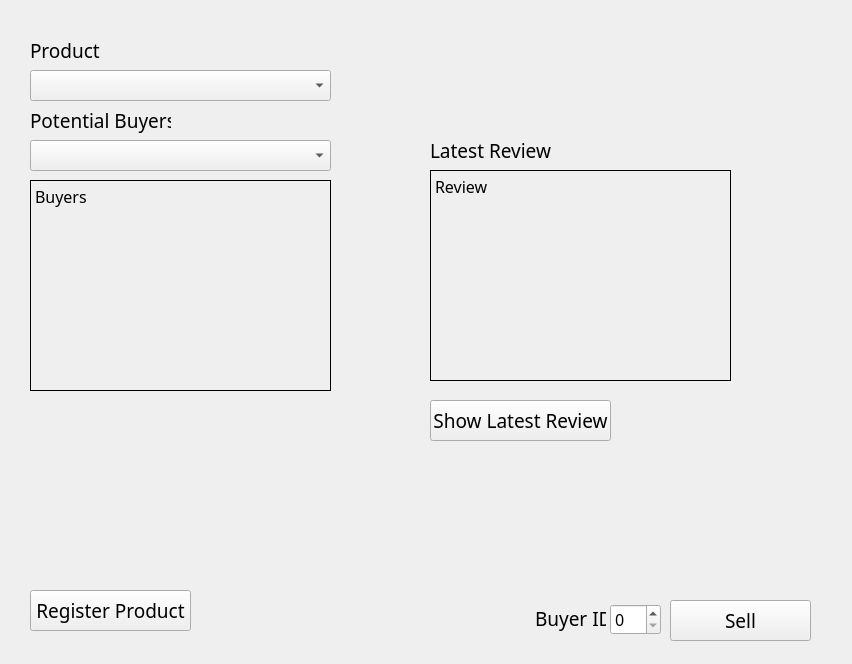
      <widget class="QWidget" name="SellingPage">
       <widget class="QLabel" name="Selling_ProductLabel">
        <property name="geometry">
         <rect>
          <x>30</x>
          <y>30</y>
          <width>141</width>
          <height>41</height>
         </rect>
        </property>
        <property name="font">
         <font>
          <family>Source Sans Pro</family>
          <pointsize>14</pointsize>
          <weight>50</weight>
          <bold>false</bold>
         </font>
        </property>
        <property name="text">
         <string>Product</string>
        </property>
       </widget>
       <widget class="QLabel" name="Selling_LatestReviewLabel">
        <property name="geometry">
         <rect>
          <x>430</x>
          <y>130</y>
          <width>141</width>
          <height>41</height>
         </rect>
        </property>
        <property name="font">
         <font>
          <family>Source Sans Pro</family>
          <pointsize>14</pointsize>
          <weight>50</weight>
          <bold>false</bold>
         </font>
        </property>
        <property name="text">
         <string>Latest Review</string>
        </property>
       </widget>
       <widget class="QLabel" name="Selling_BuyerLabel">
        <property name="geometry">
         <rect>
          <x>30</x>
          <y>100</y>
          <width>141</width>
          <height>41</height>
         </rect>
        </property>
        <property name="font">
         <font>
          <family>Source Sans Pro</family>
          <pointsize>14</pointsize>
          <weight>50</weight>
          <bold>false</bold>
         </font>
        </property>
        <property name="text">
         <string>Potential Buyers</string>
        </property>
       </widget>
       <widget class="QLabel" name="Selling_Star5">
        <property name="geometry">
         <rect>
          <x>630</x>
          <y>90</y>
          <width>41</width>
          <height>41</height>
         </rect>
        </property>
        <property name="text">
         <string/>
        </property>
        <property name="pixmap">
         <pixmap>star.png</pixmap>
        </property>
        <property name="scaledContents">
         <bool>true</bool>
        </property>
       </widget>
       <widget class="QPushButton" name="Selling_ShowReviewButton">
        <property name="geometry">
         <rect>
          <x>430</x>
          <y>400</y>
          <width>181</width>
          <height>41</height>
         </rect>
        </property>
        <property name="font">
         <font>
          <family>Coolvetica Rg</family>
          <pointsize>14</pointsize>
         </font>
        </property>
        <property name="text">
         <string>Show Latest Review</string>
        </property>
        <property name="flat">
         <bool>false</bool>
        </property>
       </widget>
       <widget class="QLabel" name="Selling_Star4">
        <property name="geometry">
         <rect>
          <x>580</x>
          <y>90</y>
          <width>41</width>
          <height>41</height>
         </rect>
        </property>
        <property name="text">
         <string/>
        </property>
        <property name="pixmap">
         <pixmap>star.png</pixmap>
        </property>
        <property name="scaledContents">
         <bool>true</bool>
        </property>
       </widget>
       <widget class="QLabel" name="Selling_BuyersDisplay">
        <property name="geometry">
         <rect>
          <x>30</x>
          <y>180</y>
          <width>301</width>
          <height>211</height>
         </rect>
        </property>
        <property name="font">
         <font>
          <family>Source Sans Pro</family>
          <pointsize>12</pointsize>
          <weight>50</weight>
          <bold>false</bold>
         </font>
        </property>
        <property name="autoFillBackground">
         <bool>true</bool>
        </property>
        <property name="frameShape">
         <enum>QFrame::Box</enum>
        </property>
        <property name="text">
         <string>Buyers</string>
        </property>
        <property name="alignment">
         <set>Qt::AlignLeading|Qt::AlignLeft|Qt::AlignTop</set>
        </property>
       </widget>
       <widget class="QComboBox" name="Selling_BuyerInput">
        <property name="geometry">
         <rect>
          <x>30</x>
          <y>140</y>
          <width>301</width>
          <height>31</height>
         </rect>
        </property>
        <property name="font">
         <font>
          <family>Source Sans Pro</family>
          <pointsize>12</pointsize>
         </font>
        </property>
       </widget>
       <widget class="QLabel" name="Selling_Background">
        <property name="geometry">
         <rect>
          <x>0</x>
          <y>0</y>
          <width>843</width>
          <height>655</height>
         </rect>
        </property>
        <property name="text">
         <string/>
        </property>
       </widget>
       <widget class="QLabel" name="Selling_Star1">
        <property name="geometry">
         <rect>
          <x>430</x>
          <y>90</y>
          <width>41</width>
          <height>41</height>
         </rect>
        </property>
        <property name="text">
         <string/>
        </property>
        <property name="pixmap">
         <pixmap>star.png</pixmap>
        </property>
        <property name="scaledContents">
         <bool>true</bool>
        </property>
       </widget>
       <widget class="QPushButton" name="Selling_RegisterProductButton">
        <property name="geometry">
         <rect>
          <x>30</x>
          <y>590</y>
          <width>161</width>
          <height>41</height>
         </rect>
        </property>
        <property name="font">
         <font>
          <family>Coolvetica Rg</family>
          <pointsize>14</pointsize>
         </font>
        </property>
        <property name="text">
         <string>Register Product</string>
        </property>
        <property name="flat">
         <bool>false</bool>
        </property>
       </widget>
       <widget class="QLabel" name="Selling_Star2">
        <property name="geometry">
         <rect>
          <x>480</x>
          <y>90</y>
          <width>41</width>
          <height>41</height>
         </rect>
        </property>
        <property name="text">
         <string/>
        </property>
        <property name="pixmap">
         <pixmap>star.png</pixmap>
        </property>
        <property name="scaledContents">
         <bool>true</bool>
        </property>
       </widget>
       <widget class="QLabel" name="Selling_BuyerIDLabel">
        <property name="geometry">
         <rect>
          <x>535</x>
          <y>598</y>
          <width>71</width>
          <height>41</height>
         </rect>
        </property>
        <property name="font">
         <font>
          <family>Source Sans Pro</family>
          <pointsize>14</pointsize>
          <weight>50</weight>
          <bold>false</bold>
         </font>
        </property>
        <property name="text">
         <string>Buyer ID</string>
        </property>
       </widget>
       <widget class="QComboBox" name="Selling_ProductInput">
        <property name="geometry">
         <rect>
          <x>30</x>
          <y>70</y>
          <width>301</width>
          <height>31</height>
         </rect>
        </property>
        <property name="font">
         <font>
          <family>Source Sans Pro</family>
          <pointsize>12</pointsize>
         </font>
        </property>
       </widget>
       <widget class="QLabel" name="Selling_Star3">
        <property name="geometry">
         <rect>
          <x>530</x>
          <y>90</y>
          <width>41</width>
          <height>41</height>
         </rect>
        </property>
        <property name="text">
         <string/>
        </property>
        <property name="pixmap">
         <pixmap>star.png</pixmap>
        </property>
        <property name="scaledContents">
         <bool>true</bool>
        </property>
       </widget>
       <widget class="QSpinBox" name="Selling_BuyerIDInput">
        <property name="geometry">
         <rect>
          <x>610</x>
          <y>604</y>
          <width>51</width>
          <height>31</height>
         </rect>
        </property>
        <property name="font">
         <font>
          <family>Source Sans Pro</family>
          <pointsize>12</pointsize>
         </font>
        </property>
        <property name="maximum">
         <number>999</number>
        </property>
       </widget>
       <widget class="QLabel" name="Selling_ReviewDisplay">
        <property name="geometry">
         <rect>
          <x>430</x>
          <y>170</y>
          <width>301</width>
          <height>211</height>
         </rect>
        </property>
        <property name="font">
         <font>
          <family>Source Sans Pro</family>
          <pointsize>12</pointsize>
          <weight>50</weight>
          <bold>false</bold>
         </font>
        </property>
        <property name="autoFillBackground">
         <bool>true</bool>
        </property>
        <property name="frameShape">
         <enum>QFrame::Box</enum>
        </property>
        <property name="text">
         <string>Review</string>
        </property>
        <property name="alignment">
         <set>Qt::AlignLeading|Qt::AlignLeft|Qt::AlignTop</set>
        </property>
       </widget>
       <widget class="QPushButton" name="Selling_SellButton">
        <property name="geometry">
         <rect>
          <x>670</x>
          <y>600</y>
          <width>141</width>
          <height>41</height>
         </rect>
        </property>
        <property name="font">
         <font>
          <family>Coolvetica Rg</family>
          <pointsize>14</pointsize>
         </font>
        </property>
        <property name="text">
         <string>Sell</string>
        </property>
        <property name="flat">
         <bool>false</bool>
        </property>
       </widget>
       <zorder>Selling_Background</zorder>
       <zorder>Selling_ProductLabel</zorder>
       <zorder>Selling_LatestReviewLabel</zorder>
       <zorder>Selling_BuyerLabel</zorder>
       <zorder>Selling_Star5</zorder>
       <zorder>Selling_ShowReviewButton</zorder>
       <zorder>Selling_Star4</zorder>
       <zorder>Selling_BuyersDisplay</zorder>
       <zorder>Selling_BuyerInput</zorder>
       <zorder>Selling_Star1</zorder>
       <zorder>Selling_RegisterProductButton</zorder>
       <zorder>Selling_Star2</zorder>
       <zorder>Selling_BuyerIDLabel</zorder>
       <zorder>Selling_ProductInput</zorder>
       <zorder>Selling_Star3</zorder>
       <zorder>Selling_BuyerIDInput</zorder>
       <zorder>Selling_ReviewDisplay</zorder>
       <zorder>Selling_SellButton</zorder>
      </widget>
